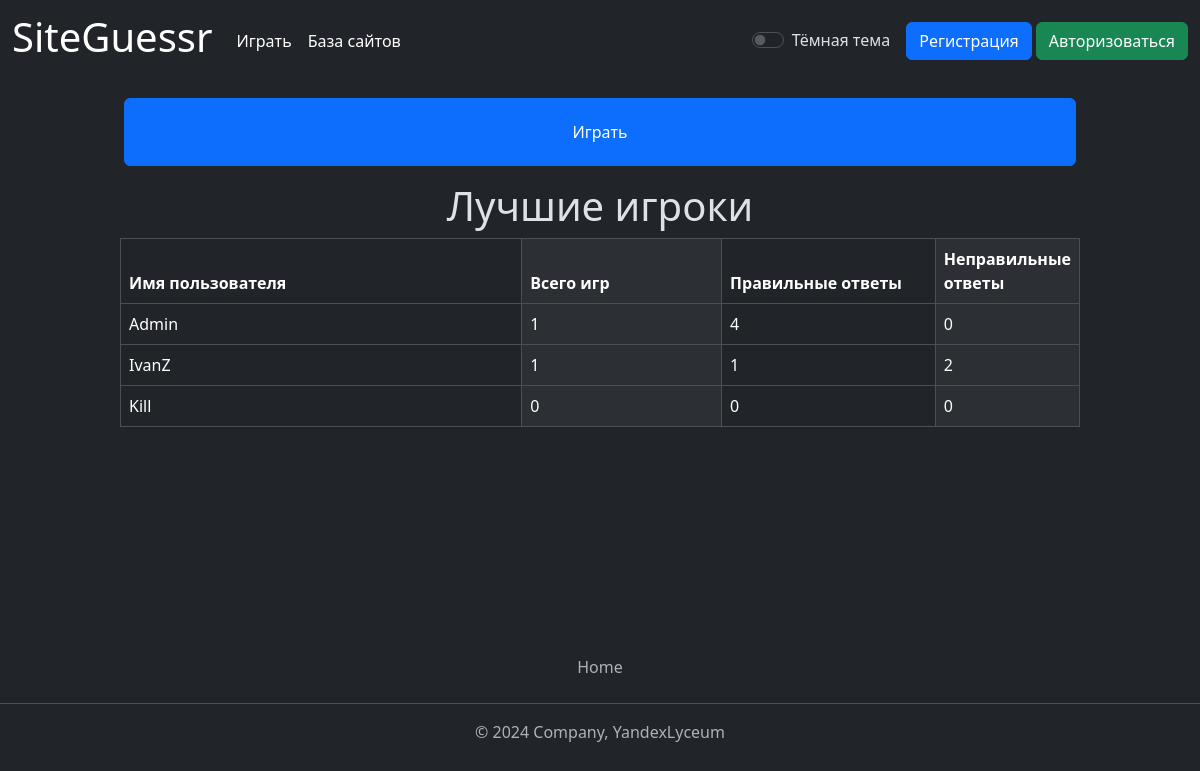
Before: / with the older database file.
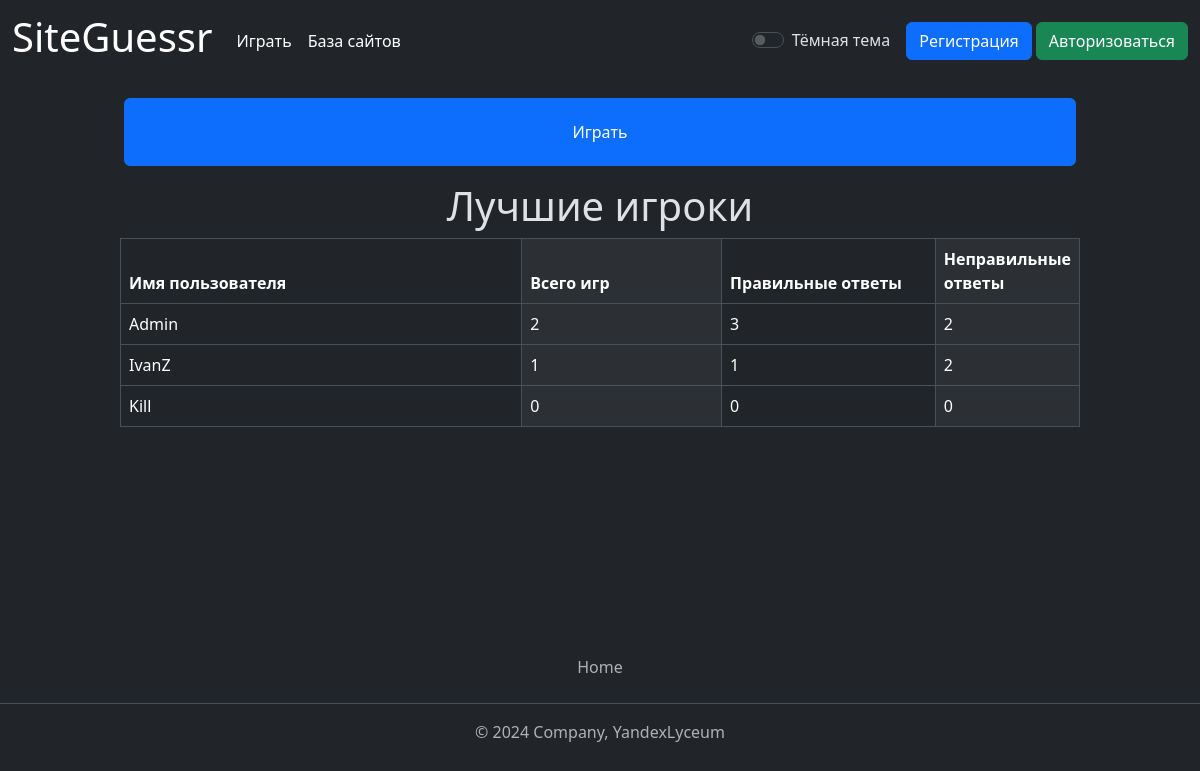
After: the same page with the newer database file.
### data/users.py (models this page shows, shortened)
class User(SqlAlchemyBase, UserMixin, SerializerMixin):
    __tablename__ = 'user'
    id = sqlalchemy.Column(sqlalchemy.Integer,
                           primary_key=True, autoincrement=True)
    login = sqlalchemy.Column(sqlalchemy.String, unique=True, nullable=True)
    description = sqlalchemy.Column(sqlalchemy.String)  # описание
    role = sqlalchemy.Column(sqlalchemy.String, nullable=True, default="newbie")  # роль
    banned = sqlalchemy.Column(sqlalchemy.Boolean, nullable=True, default=False)  # бан
    created_date = sqlalchemy.Column(sqlalchemy.DateTime)
    modified_date = sqlalchemy.Column(sqlalchemy.DateTime)
    hashed_password = sqlalchemy.Column(sqlalchemy.String, nullable=True)
    statistic = orm.relationship("Statistic", back_populates='user', uselist=False)
    games = orm.relationship("Game", back_populates='user')
    website = orm.relationship("Website", back_populates='user')

### data/statistics.py (models this page shows)
class Statistic(SqlAlchemyBase, UserMixin, SerializerMixin):
    __tablename__ = 'statistic'
    id = sqlalchemy.Column(sqlalchemy.Integer,
                           primary_key=True, autoincrement=True)
    user_id = sqlalchemy.Column(sqlalchemy.Integer, sqlalchemy.ForeignKey("user.id"), nullable=True, unique=True)
    total_games = sqlalchemy.Column(sqlalchemy.Integer, nullable=True, default=0)  # общее количество сыгранных игр
    correct_answers = sqlalchemy.Column(sqlalchemy.Integer, nullable=True, default=0)  # количество правильных ответов
    wrong_answers = sqlalchemy.Column(sqlalchemy.Integer, nullable=True, default=0)  # количество неправильных ответов
    average_score = sqlalchemy.Column(sqlalchemy.Integer, nullable=True, default=0)  # средний балл за игру
    best_score = sqlalchemy.Column(sqlalchemy.Integer, nullable=True, default=0)  # лучший счёт
    user = orm.relationship('User')

### server.py (the view)
@app.route("/")
def index():
    db_sess = db_session.create_session()
    params = {"title": "Лучшие игроки",
              "users": [user for user in
                        db_sess.query(User).join(Statistic).filter(User.banned == 0).order_by(
                            desc(Statistic.correct_answers), desc(User.login)).limit(10).all()]}
    return render_template("index.html", **params)

### data/db_session.py (called while the page is built)
def create_session() -> Session:
    global __factory
    return __factory()

### templates/index.html (shortened to what this page needs)
<div class="main-body">
    <div class="row" style="height: 100px">
        <a href="/game_menu" class="h-100 p-3">
            <button class="btn btn-primary w-100 h-100">
                Играть
            </button>
        </a>
    </div>
    <div class="row">
        <h1 class="text-center">Лучшие игроки</h1>
        <div class="container">
            <table class="table table-striped-columns table-bordered ">
                <thead>
                <tr class="">
                    <th class="col-6" scope="col">Имя пользователя</th>
                    <th class="col-3" scope="col">Всего игр</th>
                    <th class="col-3" scope="col">Правильные ответы</th>
                    <th class="col-3" scope="col">Неправильные ответы</th>
                </tr>
                </thead>
                <tbody>
                <tr class="">
                    <td><% user.login %></td>
                    <td><% user.statistic.total_games %></td>
                    <td><% user.statistic.correct_answers %></td>
                    <td><% user.statistic.wrong_answers %></td>
                </tr>
                </tbody>
            </table>
        </div>
    </div>
</div>

### templates/base.html (shortened to what this page needs)
<!DOCTYPE html>
<html lang="ru" data-bs-theme="dark">
<head>
    <link href="https://cdn.jsdelivr.net/npm/bootstrap@5.3.2/dist/css/bootstrap.min.css" rel="stylesheet"
>
    <link rel="stylesheet" type="text/css" href=<% url_for(
    'static', filename='css/style.css') %> />
</head>
<body class="d-flex flex-column min-vh-100">
<header>
    <nav class="navbar navbar-expand">
        <div class="container-fluid">
            <a class="navbar-brand" href="/"><h1> SiteGuessr </h1></a>
            <div class="collapse navbar-collapse" id="navbarNav">
                <ul class="navbar-nav">
                    <li class="nav-item">
                        <a class="nav-link active" aria-current="page" href="/game_menu">Играть</a>
                    </li>
                </ul>
                <ul class="navbar-nav">
                    <li class="nav-item">
                        <a href="/websites" class="nav-link active" aria-current="page">База сайтов</a>
                    </li>
                </ul>
            </div>
            <div class="form-check form-switch px-3">
                <input class="form-check-input" type="checkbox" role="switch" id="btnSwitch">
                <label class="form-check-label" for="btnSwitch">Тёмная тема</label>
            </div>
            <div class="row">
                <div class="d-grid gap-2 d-md-block">
                    <a class="btn btn-primary" href="/register">Регистрация</a>
                    <a class="btn btn-success" href="/login">Авторизоваться</a>
                </div>
            </div>
        </div>
    </nav>
</header>
<footer class="py-3 my-4 mt-auto">
    <ul class="nav justify-content-center border-bottom pb-3 mb-3">
        <li class="nav-item"><a href="/" class="nav-link px-2 text-muted">Home</a></li>
    </ul>
    <p class="text-center text-muted">© 2024 Company, YandexLyceum</p>
</footer>
</body>
</html>

### static/css/style.css (style rules this page uses)
.main-body { margin-left: 10%; margin-right: 10%; }

Changed rows visible on the page:
changed through a linked row, User "Admin": statistic.total_games "1" → "2"; statistic.correct_answers "4" → "3"; statistic.wrong_answers "0" → "2"
